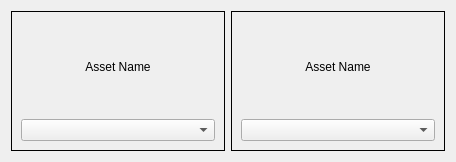
<?xml version="1.0" encoding="UTF-8"?>
<ui version="4.0">
 <class>Form</class>
 <widget class="QWidget" name="Form">
  <property name="geometry">
   <rect>
    <x>0</x>
    <y>0</y>
    <width>456</width>
    <height>162</height>
   </rect>
  </property>
  <property name="windowTitle">
   <string>Form</string>
  </property>
  <layout class="QGridLayout" name="gridLayout">
   <item row="0" column="0">
    <widget class="QFrame" name="frame">
     <property name="frameShape">
      <enum>QFrame::Box</enum>
     </property>
     <property name="frameShadow">
      <enum>QFrame::Plain</enum>
     </property>
     <layout class="QVBoxLayout" name="verticalLayout">
      <item>
       <widget class="QLabel" name="asset_name_label">
        <property name="text">
         <string>Asset Name</string>
        </property>
        <property name="alignment">
         <set>Qt::AlignCenter</set>
        </property>
       </widget>
      </item>
      <item>
       <widget class="QComboBox" name="asset_states_comboBox"/>
      </item>
     </layout>
    </widget>
   </item>
   <item row="0" column="1">
    <widget class="QFrame" name="frame_2">
     <property name="frameShape">
      <enum>QFrame::Box</enum>
     </property>
     <property name="frameShadow">
      <enum>QFrame::Plain</enum>
     </property>
     <layout class="QVBoxLayout" name="verticalLayout_2">
      <item>
       <widget class="QLabel" name="asset_name_label_2">
        <property name="text">
         <string>Asset Name</string>
        </property>
        <property name="alignment">
         <set>Qt::AlignCenter</set>
        </property>
       </widget>
      </item>
      <item>
       <widget class="QComboBox" name="asset_states_comboBox_2"/>
      </item>
     </layout>
    </widget>
   </item>
  </layout>
 </widget>
 <resources/>
 <connections/>
</ui>
